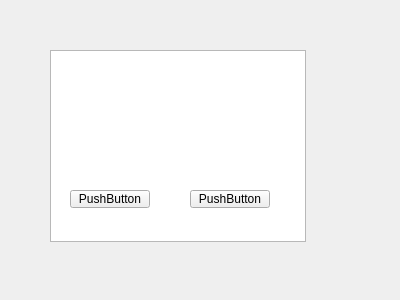
<?xml version="1.0" encoding="UTF-8"?>
<ui version="4.0">
 <class>Easy</class>
 <widget class="QWidget" name="Easy">
  <property name="geometry">
   <rect>
    <x>0</x>
    <y>0</y>
    <width>400</width>
    <height>300</height>
   </rect>
  </property>
  <property name="windowTitle">
   <string>Form</string>
  </property>
  <widget class="QListView" name="listView">
   <property name="geometry">
    <rect>
     <x>50</x>
     <y>50</y>
     <width>256</width>
     <height>192</height>
    </rect>
   </property>
  </widget>
  <widget class="QPushButton" name="pushButton">
   <property name="geometry">
    <rect>
     <x>70</x>
     <y>190</y>
     <width>80</width>
     <height>18</height>
    </rect>
   </property>
   <property name="text">
    <string>PushButton</string>
   </property>
  </widget>
  <widget class="QPushButton" name="pushButton_2">
   <property name="geometry">
    <rect>
     <x>190</x>
     <y>190</y>
     <width>80</width>
     <height>18</height>
    </rect>
   </property>
   <property name="text">
    <string>PushButton</string>
   </property>
  </widget>
 </widget>
 <resources/>
 <connections/>
</ui>
